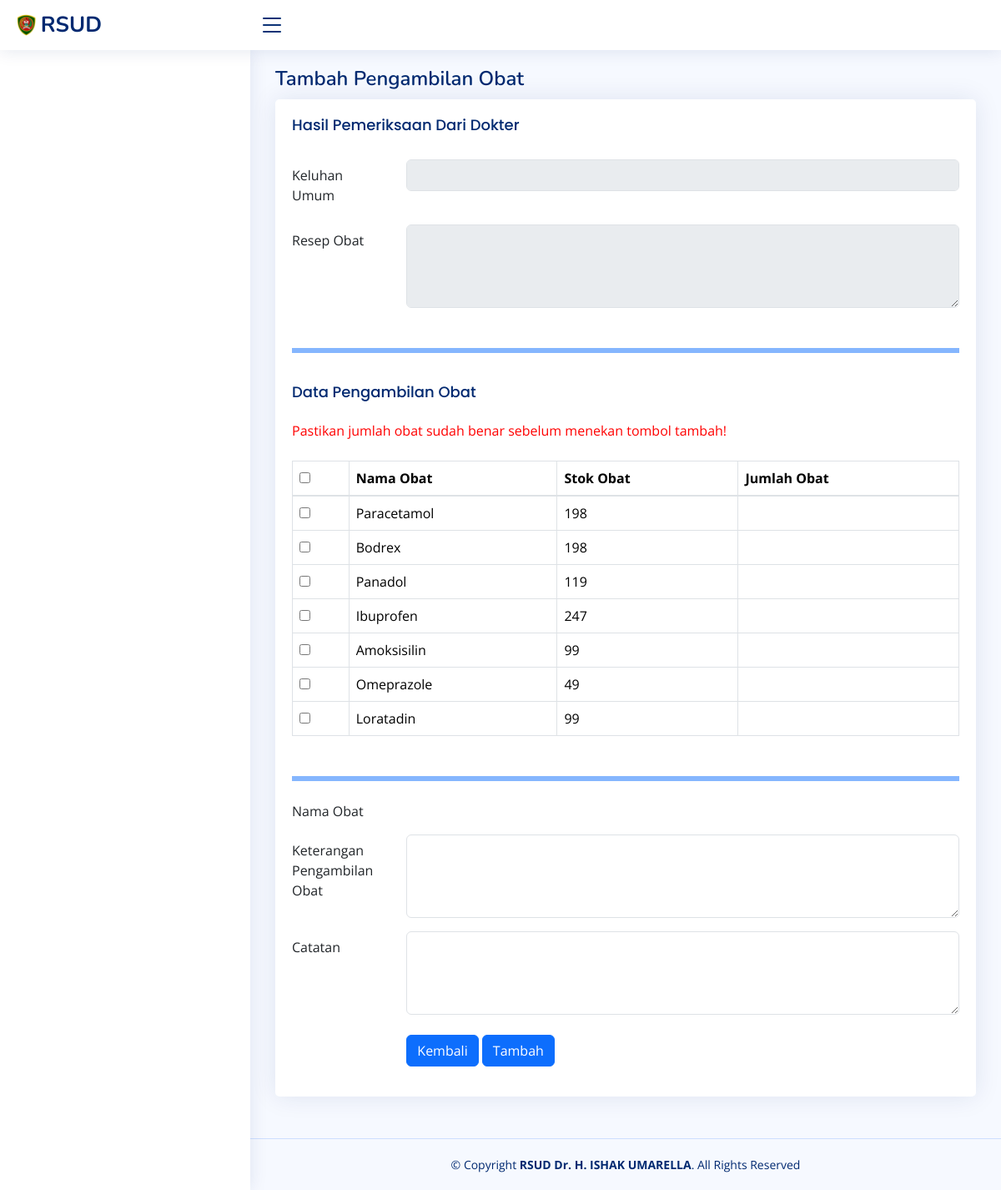
Before: /index.php/farmasi/tambah_pengambilan_obat with the older database file.
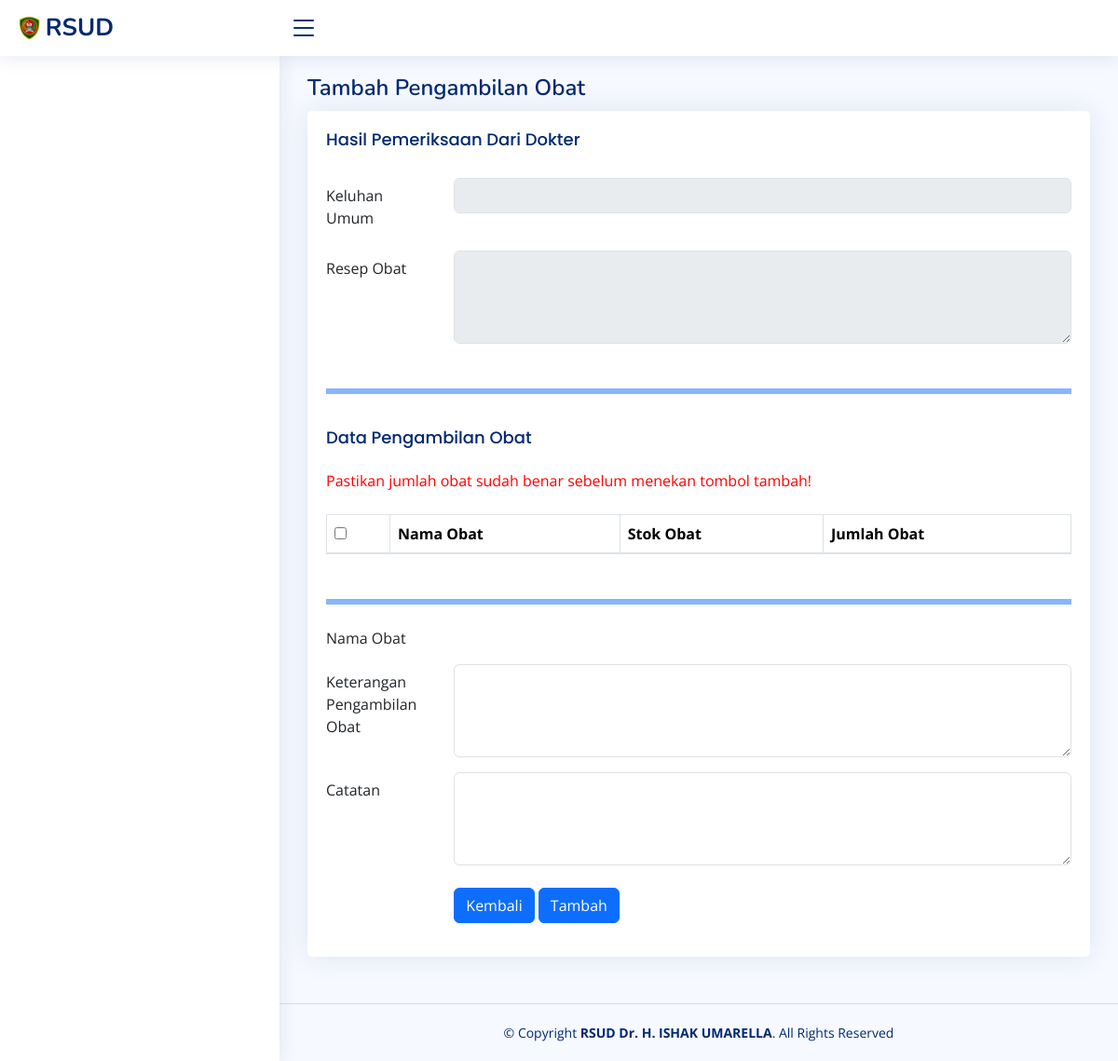
After: the same page with the newer database file.
### tables this page shows
CREATE TABLE `t_obat` (
  `id_obat` int(11) NOT NULL,
  `nama_obat` varchar(255) NOT NULL,
  `harga_obat` bigint(20) NOT NULL,
  `stok_obat` int(11) NOT NULL
);

### application/controllers/Farmasi.php (called while the page is built, shortened)
<?php
class Farmasi extends CI_Controller
{
    public function __construct()
    {
        $this->load->library('form_validation');
    }
    public function tambah_pengambilan_obat()
    {
        $id_pemeriksaan2 = $this->input->post('id_pemeriksaan2');
        $this->db->where('id_pemeriksaan2', $id_pemeriksaan2);
        $data['farmasi'] = $this->db->get('t_pemeriksaan2')->result();
        $data['obat'] = $this->db->get('t_obat')->result();
        $data['title'] = "Antrian Pengambilan Obat";
        $this->load->view('templates/main/header', $data);
        $this->load->view('templates/main/sidebar', $data);
        $this->load->view('farmasi/tambah_pengambilan_obat', $data);
        $this->load->view('templates/main/footer');
    }
}

### index.php (called while the page is built, shortened)
<?php
require_once BASEPATH.'core/CodeIgniter.php';

### application/views/farmasi/tambah_pengambilan_obat.php (the view, shortened to what the changed rows need)
<main id="main" class="main">
    <div class="pagetitle">
        <h1>Tambah Pengambilan Obat</h1>
    </div>
    <section class="section">
        <div class="row">
            <div class="col-lg-12">
                <form role="form" action="<?= base_url() ?>farmasi/proses_tambah_pengambilan_obat" method="post">
                    <div class="card">
                        <div class="card-body">
                            <table id="farmasi" class="table table-bordered">
                                <thead>
                                    <tr>
                                        <th><input type="checkbox" id="selectAll"></th>
                                        <th>Nama Obat</th>
                                        <th>Stok Obat</th>
                                        <th>Jumlah Obat</th>
                                    </tr>
                                </thead>
                                <tbody>
                                    <?php foreach ($obat as $dataObat) : ?>
                                        <tr>
                                            <td><input type="checkbox" class="select-checkbox" name="select_obat[]" value="<?= $dataObat->nama_obat ?>" data-name="<?= $dataObat->nama_obat ?>"></td>
                                            <td><?= $dataObat->nama_obat ?></td>
                                            <td><?= $dataObat->stok_obat ?></td>
                                            <td>
                                            </td>
                                        </tr>
                                    <?php endforeach ?>
                                </tbody>
                            </table>
                        </div>
                    </div>
                </form>
            </div>
        </div>
    </section>
</main>

Changed rows visible on the page:
removed t_obat: nama_obat "Paracetamol", stok_obat "198"
removed t_obat: nama_obat "Bodrex", stok_obat "198"
removed t_obat: nama_obat "Panadol", stok_obat "119"
removed t_obat: nama_obat "Ibuprofen", stok_obat "247"
removed t_obat: nama_obat "Amoksisilin", stok_obat "99"
removed t_obat: nama_obat "Omeprazole", stok_obat "49"
removed t_obat: nama_obat "Loratadin", stok_obat "99"
